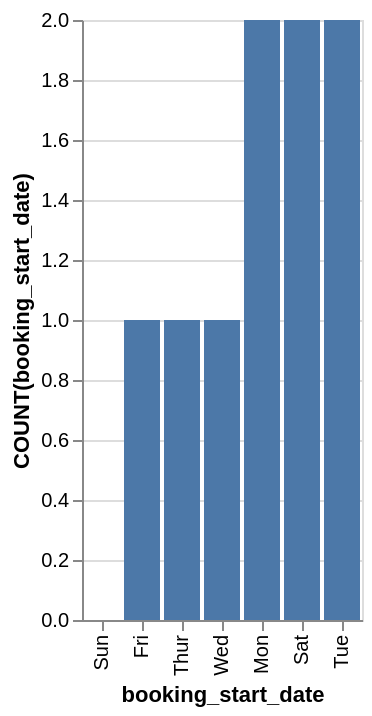

Here is the Vega-Lite specification saved for this chart:
### Vega-Lite specification from a JSON file in a GitHub repository (floating-point values rounded to 4 significant figures)
{"data": {"values": [{"x_data": "Sun", "y_data": 0}, {"x_data": "Fri", "y_data": 1}, {"x_data": "Thur", "y_data": 1}, {"x_data": "Wed", "y_data": 1}, {"x_data": "Mon", "y_data": 2}, {"x_data": "Sat", "y_data": 2}, {"x_data": "Tue", "y_data": 2}]}, "mark": "bar", "encoding": {"x": {"field": "x_data", "type": "nominal", "title": "booking_start_date", "sort": {"op": "sum", "field": "y_data", "order": "ascending"}}, "y": {"field": "y_data", "type": "quantitative", "title": "COUNT(booking_start_date)"}}}
